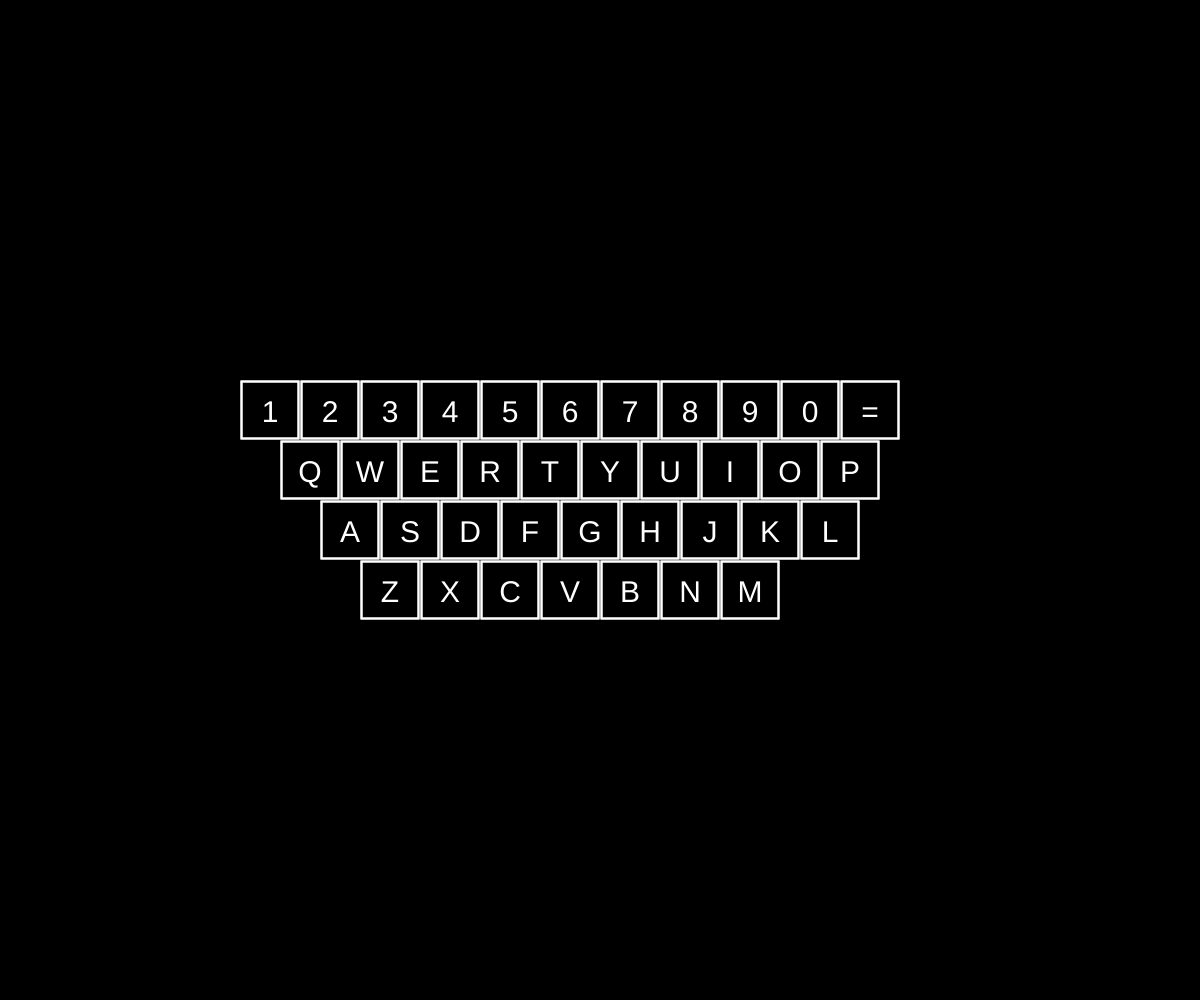
Frame 1 (no input)
Frame 60 (no input): identical to frame 1, image omitted
Frame 120 (the mouse pressed at the canvas centre since frame 60): identical to frame 1, image omitted

The p5.js sketch that drew this single still picture (run headless with seeded random() and noise() and a simulated clock; from frame 60 on, the mouse is pressed at the canvas centre):

// p5.js sketch
// ── sketch.js
let keySize = 60;
let keys = [];
let dots = [];
let qwerty = [['1','2','3','4','5','6','7','8','9','0','='],
              ['Q','W','E','R','T','Y','U','I','O','P'],
              ['A','S','D','F','G','H','J','K','L'],
              ['Z','X','C','V','B','N','M']];
let white;
let red, blue, green, purple, yellow, orange;
let colours = [];

function setup() {
  createCanvas(window.innerWidth, window.innerHeight);
  white = new Colour(255, 255, 255);
  red = new Colour(255, 0, 0);
  blue = new Colour(0, 0, 255);
  green = new Colour(0, 255, 255);
  purple = new Colour(255, 0, 255);
  yellow = new Colour(150, 255, 0);
  orange = new Colour(255, 255, 0);
  colours = [red, blue, green, purple, yellow, orange];
  // colours = [new Colour(20, 20, 160),
  //           new Colour(219, 48, 105),
  //           new Colour(245, 213, 71),
  //           new Colour(72, 12, 166),
  //           new Colour(157, 217, 210)];
  
  let rowOffset = 0;
  let offset = createVector((width - qwerty[0].length * keySize) / 2, 
                            (height - 3 * keySize) / 2);
  for (let i = 0; i < qwerty.length; i++) {
    let row = qwerty[i];
    for (let j = 0; j < row.length; j++) {
      let letter = row[j];
      keys.push(new Key(letter, j * keySize + rowOffset + offset.x, i * keySize + offset.y));
    }
    rowOffset += 40;
  }
}

function draw() {
  background(0);
  
  for (let k of keys) {
    k.update();
    k.draw();
  }
  let remove = [];
  for (let d of dots) {
    d.update();
    // d.draw();
    if (d.outside()) remove.push(d);
  }
  dots = dots.filter((d) => !remove.includes(d));
}

function keyPressed() {
  for (let key of keys) {
    if (key.letter == String.fromCharCode(keyCode)) {
      press(key);
    }
  }
}

function mousePressed() {
  for (let k of keys) {
    if (mouseX > k.pos.x - keySize/2 &&
       mouseX < k.pos.x + keySize/2 &&
       mouseY > k.pos.y - keySize/2 &&
       mouseY < k.pos.y + keySize/2) {
      press(k);
      break;
    }
  }
}

function press(key) {
  key.col = random(colours);
  for (let dir = 0; dir < TWO_PI; dir += PI/30) {
    dots.push(new Dot(key.pos.x, key.pos.y, 
                      Math.sin(dir), Math.cos(dir), 
                      key.col));
  }
}

class Key {
  constructor(letter, x, y) {
    this.letter = letter;
    this.pos = createVector(x, y);
    this.col = white;
  }
  
  draw() {
    stroke(255);
    strokeWeight(2);
    noFill();
    rectMode(CENTER);
    rect(this.pos.x, this.pos.y, keySize*0.95, keySize*0.95);
    stroke(this.col.r, this.col.g, this.col.b);
    rect(this.pos.x, this.pos.y, keySize*0.95, keySize*0.95);
    noStroke();
    fill(this.col.r, this.col.g, this.col.b);
    textSize(keySize/2);
    textAlign(CENTER);
    text(this.letter, this.pos.x, this.pos.y + keySize * 0.2);
  }
  
  update() {
    for (let dot of dots) {
      let diff = this.pos.copy().sub(dot.pos);
      if (diff.mag() < keySize) {
        this.col = dot.col.copy();
      }
    }
    
    let fade = 10;
    this.col.r += fade;
    this.col.g += fade;
    this.col.b += fade;
  }
}

class Dot {
  constructor(x, y, xVel, yVel, col) {
    this.pos = createVector(x, y);
    this.vel = createVector(xVel, yVel);
    this.col = col.copy();
    this.vel.mult(10);
  }
  
  update() {
    this.pos.add(this.vel);
  }
  
  draw() {
    stroke(255);
    point(this.pos.x, this.pos.y);
  }
  
  outside() {
    return this.pos.x < 0 ||
      this.pos.x > width ||
      this.pos.y < 0 ||
      this.pos.y > height;
  }
}

class Colour {
  constructor(r, g, b) {
    this.r = r;
    this.g = g;
    this.b = b;
  }
  
  copy() {
    return new Colour(this.r, this.g, this.b);
  }
}
